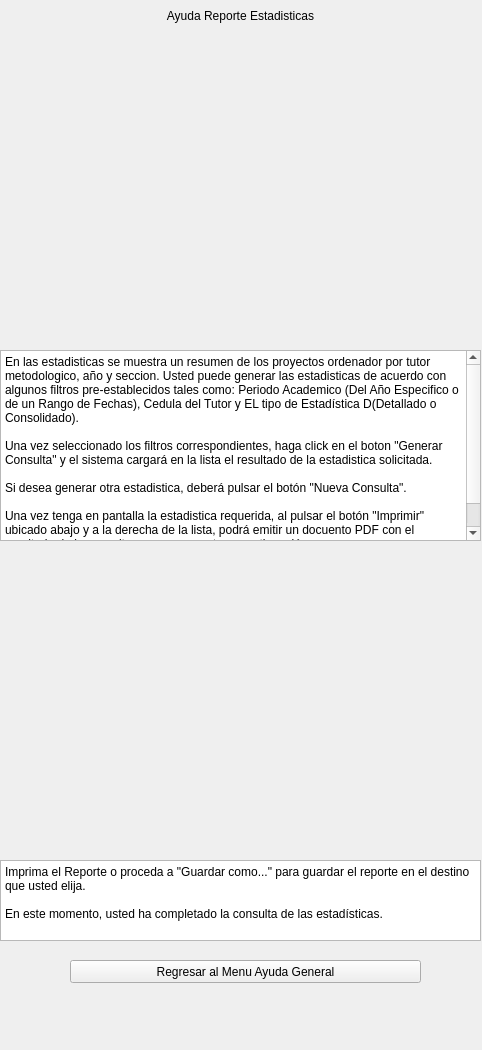
     <widget class="QWidget" name="scrollAreaWidgetContents_8">
      <property name="geometry">
       <rect>
        <x>0</x>
        <y>-541</y>
        <width>482</width>
        <height>1050</height>
       </rect>
      </property>
      <property name="minimumSize">
       <size>
        <width>0</width>
        <height>1050</height>
       </size>
      </property>
      <widget class="QLabel" name="lblTitulo_9">
       <property name="geometry">
        <rect>
         <x>0</x>
         <y>0</y>
         <width>481</width>
         <height>31</height>
        </rect>
       </property>
       <property name="text">
        <string>Ayuda Reporte Estadisticas</string>
       </property>
       <property name="alignment">
        <set>Qt::AlignCenter</set>
       </property>
      </widget>
      <widget class="QLabel" name="label_24">
       <property name="geometry">
        <rect>
         <x>0</x>
         <y>40</y>
         <width>481</width>
         <height>301</height>
        </rect>
       </property>
       <property name="text">
        <string/>
       </property>
       <property name="pixmap">
        <pixmap>img/Pantalla_Estadisticas.jpg</pixmap>
       </property>
       <property name="scaledContents">
        <bool>true</bool>
       </property>
      </widget>
      <widget class="QPlainTextEdit" name="plainTextEdit_14">
       <property name="geometry">
        <rect>
         <x>0</x>
         <y>350</y>
         <width>481</width>
         <height>191</height>
        </rect>
       </property>
       <property name="plainText">
        <string>En las estadisticas se muestra un resumen de los proyectos ordenador por tutor metodologico, año y seccion. Usted puede generar las estadisticas de acuerdo con algunos filtros pre-establecidos tales como: Periodo Academico (Del Año Especifico o de un Rango de Fechas), Cedula del Tutor y EL tipo de Estadística D(Detallado o Consolidado).

Una vez seleccionado los filtros correspondientes, haga click en el boton &quot;Generar Consulta&quot; y el sistema cargará en la lista el resultado de la estadistica solicitada.

Si desea generar otra estadistica, deberá pulsar el botón &quot;Nueva Consulta&quot;.

Una vez tenga en pantalla la estadistica requerida, al pulsar el botón &quot;Imprimir&quot; ubicado abajo y a la derecha de la lista, podrá emitir un docuento PDF con el resultado de la consulta como se muestra a continuación.</string>
       </property>
      </widget>
      <widget class="QLabel" name="label_25">
       <property name="geometry">
        <rect>
         <x>0</x>
         <y>550</y>
         <width>481</width>
         <height>301</height>
        </rect>
       </property>
       <property name="text">
        <string/>
       </property>
       <property name="pixmap">
        <pixmap>img/Reporte_Estadistica.jpg</pixmap>
       </property>
       <property name="scaledContents">
        <bool>true</bool>
       </property>
      </widget>
      <widget class="QPlainTextEdit" name="plainTextEdit_15">
       <property name="geometry">
        <rect>
         <x>0</x>
         <y>860</y>
         <width>481</width>
         <height>81</height>
        </rect>
       </property>
       <property name="plainText">
        <string>Imprima el Reporte o proceda a &quot;Guardar como...&quot; para guardar el reporte en el destino que usted elija.

En este momento, usted ha completado la consulta de las estadísticas.</string>
       </property>
      </widget>
      <widget class="QPushButton" name="btnRegresarMenuGeneral_8">
       <property name="geometry">
        <rect>
         <x>70</x>
         <y>960</y>
         <width>351</width>
         <height>23</height>
        </rect>
       </property>
       <property name="text">
        <string>Regresar al Menu Ayuda General</string>
       </property>
      </widget>
     </widget>
